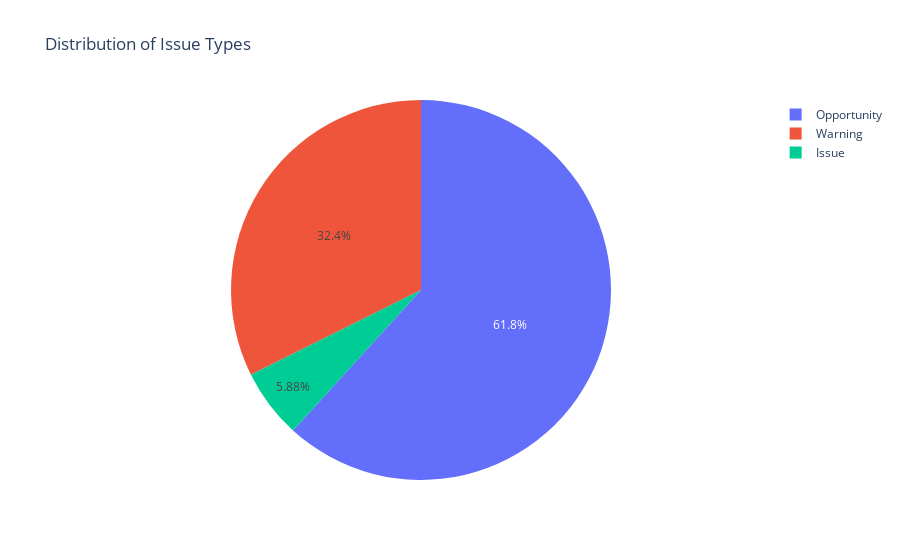

The cell this chart's notebook holds for it:
### Code cell
import plotly.express as px
issue_type_counts = df['Issue Type'].value_counts().reset_index()
issue_type_counts.columns = ['Issue Type', 'Count']

fig1 = px.pie(issue_type_counts, values='Count', names='Issue Type', title='Distribution of Issue Types')
fig1.show()

### Figure 1 — Plotly figure (JSON) as saved in the notebook; plotly's stock layout.template omitted (floating-point values rounded to 4 significant figures)
{"data": [{"domain": {"x": [0, 1], "y": [0, 1]}, "hovertemplate": "Issue Type=%{label}<br>Count=%{value}<extra></extra>", "labels": ["Opportunity", "Warning", "Issue"], "legendgroup": "", "name": "", "showlegend": true, "type": "pie", "values": [21, 11, 2]}], "layout": {"legend": {"tracegroupgap": 0}, "title": {"text": "Distribution of Issue Types"}}}
